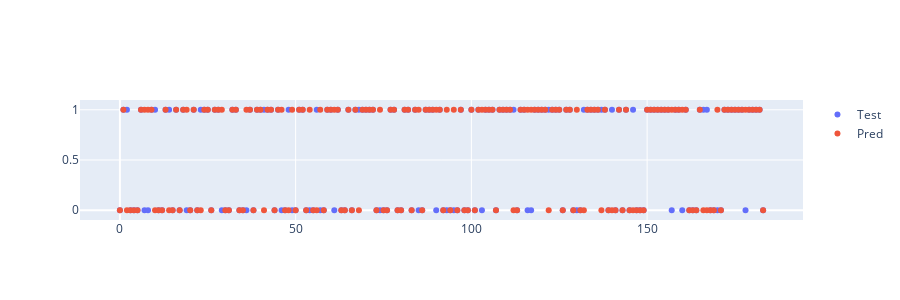

Notebook cell for this chart:
### Code cell
y_pred = logre.predict(X_test)
actual = []
predcition = []
for i,j in zip(y_test,y_pred):
    actual.append(i)
    predcition.append(j)
    
dic = {'Actual':actual,
       'Prediction':predcition }

result  = pd.DataFrame(dic)
import plotly.graph_objects as go
 
fig = go.Figure()
fig.update_layout(autosize=False, width=900, height=300)
fig.add_trace(go.Scatter(x=np.arange(0,len(y_test)), y=y_test, mode='markers', name='Test'))
fig.add_trace(go.Scatter(x=np.arange(0,len(y_test)), y=y_pred, mode='markers', name='Pred'))

### Figure 1 — Plotly figure (JSON) as saved in the notebook; plotly's stock layout.template omitted (floating-point values rounded to 4 significant figures; data arrays with more than 128 entries replaced by an {"elided": "..."} marker saying what was removed)
{"data": [{"mode": "markers", "name": "Test", "type": "scatter", "x": {"elided": "184 int values"}, "y": {"elided": "184 int values"}}, {"mode": "markers", "name": "Pred", "type": "scatter", "x": {"elided": "184 int values"}, "y": {"elided": "184 int values"}}], "layout": {"autosize": false, "height": 300, "width": 900}}
